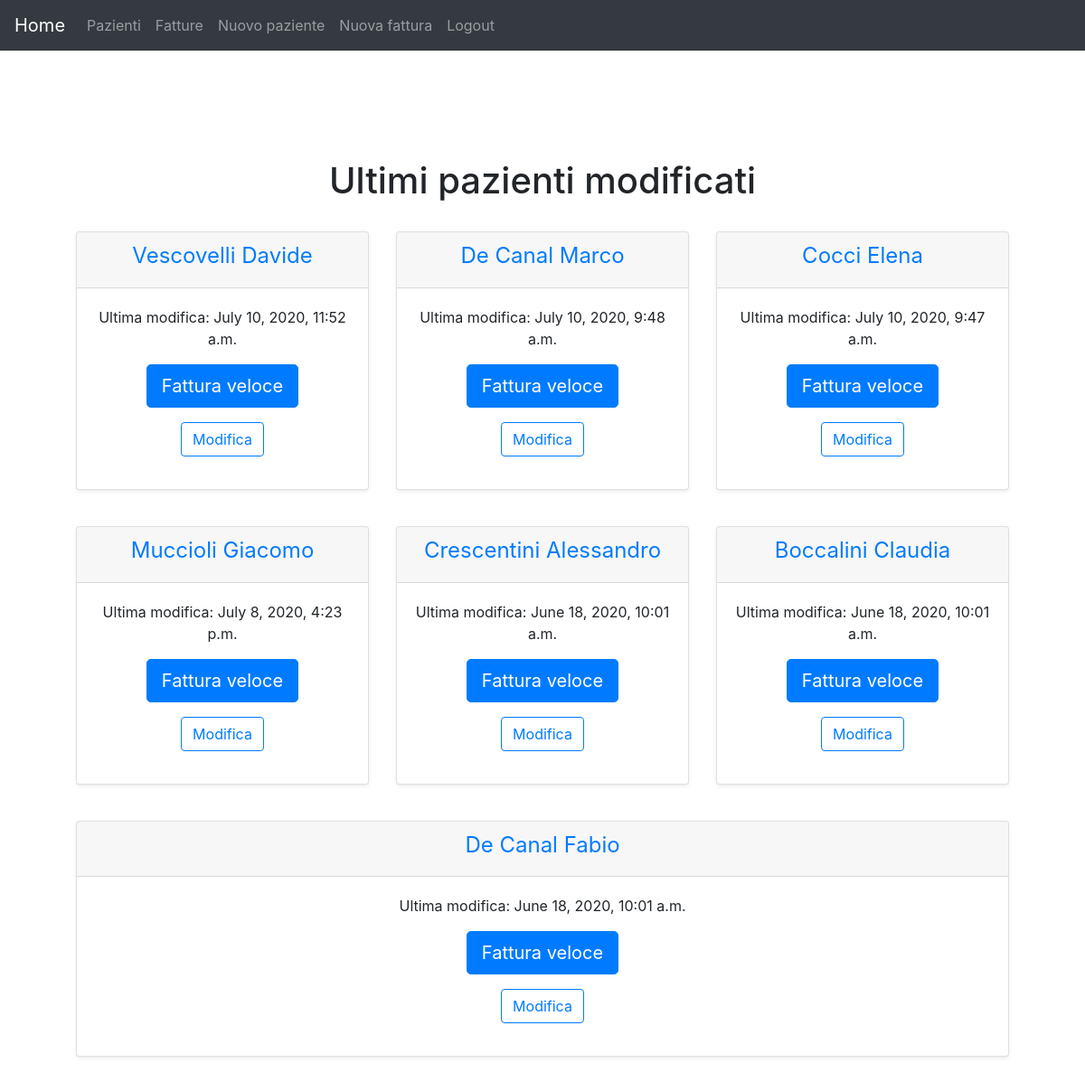
The app's page /gestione/ (signed in) with its own data.
### gestione/models.py (models this page shows)
class Paziente(models.Model):
	cognome = models.CharField(max_length = 100, help_text = 'Cognome')
	nome = models.CharField(max_length = 100, help_text = 'Nome')
	codfisc = models.CharField("Codice fiscale", max_length = 16, help_text = 'Codice fiscale', blank = True)
	piva = models.CharField('Partita Iva', max_length = 50, help_text = 'P. Iva', blank = True)
	paese = models.CharField('Città', max_length = 100, help_text = 'Città', blank = True)
	provincia = models.CharField(max_length = 2, help_text = 'Prov.', blank = True)
	cap = models.CharField('CAP', max_length = 5, help_text = 'CAP', blank = True)
	via = models.CharField(max_length = 100, help_text = 'Via', blank = True)
	civico = models.CharField('N. civico', max_length = 30, help_text = 'N. civico', blank = True)
	telefono = models.CharField(max_length = 25, help_text = 'Telefono', blank = True)
	email = models.EmailField(help_text = 'email', blank = True)
	data_nascita  = models.DateField('Data di nascita', help_text = 'Data di nascita <em>YYYY-MM-DD</em>.', blank = True, null=True)
	paese_nascita = models.CharField('Città di nascita', max_length = 100, help_text = 'Città di nascita', blank = True)
	provincia_nascita = models.CharField('Provincia di nascita',max_length = 2, help_text = 'Prov. di nascita', blank = True)
	prezzo = models.DecimalField(help_text = 'Prezzo', max_digits = 8, decimal_places = 2, blank = True, default = 50.00)
	ultima_modifica = models.DateTimeField(help_text = 'Ultima modifica', auto_now = True)
	class Meta:
		ordering = ['cognome','nome']
	def __str__(self):
		return ' '.join([self.cognome, self.nome])
	def get_absolute_url(self):
		return reverse('dettaglio-paziente', args=[str(self.id)])

### gestione/views.py (the view)
# urls.py: path('', views.home_page, name='home'),
@login_required
@permission_required('gestione.view_paziente')
def home_page(request):
    paz = Paziente.objects.all().order_by('-ultima_modifica')[:15]
    indici = [1,4,7,10,13]
    context = {
        'num_paz': len(paz),
        'paz':paz,
        'indici':indici,
    }
    return render(request,'gestione/home.html',context)

### gestione/templates/gestione/home.html
{% extends 'generic.html' %}
{% block main-content %}
<div class="pricing-header px-3 py-3 pt-md-5 pb-md-4 mx-auto text-center">
<h1>Ultimi pazienti modificati</h1>
</div>
<div class="container">
{% for p in paz %}
{% if forloop.counter in indici %}
<div class="card-deck mb-3 text-center">
{% endif %}
    <div class="card mb-4 shadow-sm">
        <div class="card-header">
            <h4 class="font-weight-normal">
            <a href="{{p.get_absolute_url}}">
            {{p}}</a></h4>
        </div>
        <div class="card-body">
            <p>Ultima modifica: {{p.ultima_modifica}}</p>
            <p><a class="btn btn-primary btn-lg" href="{% url 'fattura-veloce' p.pk %}">Fattura veloce</a></p>
            <p><a class="btn btn-outline-primary" href="{% url 'modifica-paziente' p.pk %}">Modifica</a></p>
        </div>
    </div>
{% if forloop.counter|add:"1" in indici %}
</div>
{% endif %}
{% endfor %}
</div>
{% endblock main-content %}

### gestione/templates/generic.html (style rules this page uses)
body { padding-top: 5rem; }

### records on screen
Paziente: cognome+nome "Vescovelli Davide", ultima_modifica "July 10, 2020, 11:52 a.m."
Paziente: cognome+nome "De Canal Marco", ultima_modifica "July 10, 2020, 9:48 a.m."
Paziente: cognome+nome "Cocci Elena", ultima_modifica "July 10, 2020, 9:47 a.m."
Paziente: cognome+nome "Muccioli Giacomo", ultima_modifica "July 8, 2020, 4:23 p.m."
Paziente: cognome+nome "Crescentini Alessandro", ultima_modifica "June 18, 2020, 10:01 a.m."
Paziente: cognome+nome "Boccalini Claudia", ultima_modifica "June 18, 2020, 10:01 a.m."
Paziente: cognome+nome "De Canal Fabio", ultima_modifica "June 18, 2020, 10:01 a.m."
